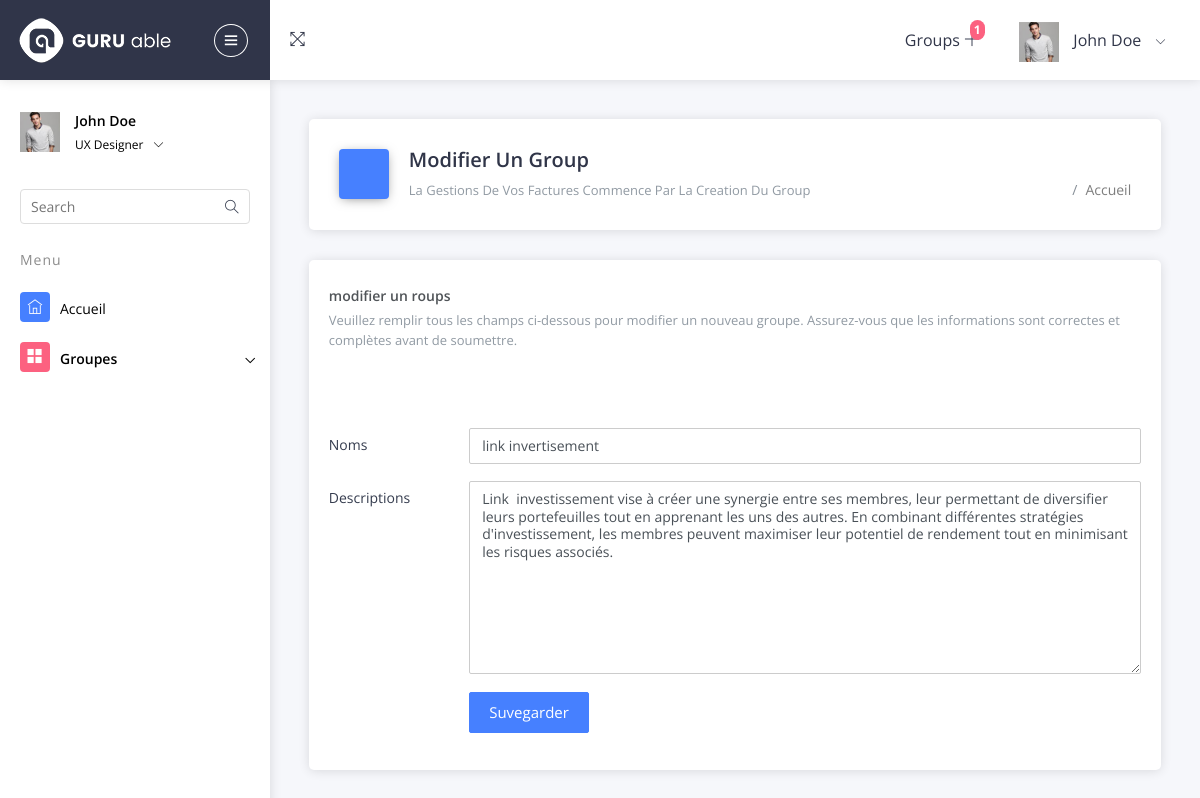
The app's page /modifier_group/1/ (signed in) with its own data.
### fact_gest/models.py (models this page shows, shortened)
class Group(models.Model):
    noms = models.CharField(max_length=255)
    description = models.TextField(null=True, blank=True)
    date_creee = models.DateTimeField(auto_now_add=True)
    proprietaire = models.ForeignKey(settings.AUTH_USER_MODEL, on_delete=models.CASCADE, related_name='groupes')
    class Meta:
        verbose_name = 'groupe'
        verbose_name_plural = 'groupes'

### fact_gest/views.py (the view)
# urls.py: path('modifier_group/<int:pk>/',views.modifier_group,name='modifier-group'),
def modifier_group(request, pk):
    group = get_object_or_404(Group, id=pk)
    if group.proprietaire != request.user:
        messages.error(request, "Vous n'avez pas les droits pour modifier ce groupe.")
        return redirect('voir-group')
    if request.method == 'POST':
        form = GroupForm(request.POST, instance=group)
        if form.is_valid():
            form.save()
            messages.warning(request,'mise a jour reussie')
            return redirect('voir-group')
    else:
        form = GroupForm(instance=group)
    context = {
        'group':group,
        'form':form
    }
    return render(request,'fact_gest/modifier_group.html',context)

### fact_gest/forms.py (shortened to what this page needs)
class GroupForm(forms.ModelForm):
    class Meta:
        model = Group
        fields = ['noms', 'description']
        widgets = {
            'noms': forms.TextInput(attrs={
                'class': 'form-control',
                'placeholder': 'Nom du groupe'
            }),
            'description': forms.Textarea(attrs={
                'class': 'form-control',
                'placeholder': 'Description du groupe (facultatif)'
            }),
        }

### templates/fact_gest/modifier_group.html (shortened to what this page needs)
{% extends 'navigateur/base.html' %}
{% load static %}
{% block fact %}
<div id="pcoded" class="pcoded">
    <div class="pcoded-container navbar-wrapper">
        {% include 'navigateur/nav1.html' %}
        <div class="pcoded-main-container">
            <div class="pcoded-wrapper">
                {% include 'navigateur/nav3.html' %}
                <div class="pcoded-content">
                    <div class="pcoded-inner-content">
                        <div class="main-body">
                            <div class="page-wrapper">
                                <div class="page-header card">
                                    <div class="row align-items-end">
                                        <div class="col-lg-8">
                                            <div class="page-header-title">
                                                <i class="icofont icofont-file-code bg-c-blue"></i>
                                                <div class="d-inline">
                                                    <h4>modifier un group</h4>
                                                    <span>La gestions de vos factures commence par la creation du group</span>
                                                </div>
                                            </div>
                                        </div>
                                        <div class="col-lg-4">
                                            <div class="page-header-breadcrumb">
                                                <ul class="breadcrumb-title">
                                                    <li class="breadcrumb-item">
                                                        <a href="index.html">
                                                            <i class="icofont icofont-home"></i>
                                                        </a>
                                                    </li>
                                                    <li class="breadcrumb-item"><a href="#!">Accueil</a>
                                                    </li>
                                                </ul>
                                            </div>
                                        </div>
                                    </div>
                                </div>
                               <div class="page-body">
                                    <div class="row">
                                        <div class="col-sm-12">
                                            <div class="card">
                                                <div class="card-header">
                                                   <h5>modifier un roups</h5>
                                                   <span>    Veuillez remplir tous les champs ci-dessous pour modifier un nouveau groupe. Assurez-vous que les informations sont correctes et complètes avant de soumettre.</span>
                                                </div>
                                                <div class="card-block">
                                                    <form method="post">
                                                        <div class="form-group row">
                                                            <label class="col-sm-2 col-form-label"> Noms</label>
                                                            <div class="col-sm-10">
                                                            {{form.noms}}
                                                            </div>
                                                        </div>
                                                        <div class="form-group row">
                                                            <label class="col-sm-2 col-form-label">Descriptions</label>
                                                            <div class="col-sm-10">
                                                            {{form.description}}
                                                            </div>
                                                        </div>
                                                        <div class="form-group row">
                                                            <div class="col-sm-10 offset-sm-2">
                                                                <button type="submit" class="btn btn-primary">Suvegarder</button>
                                                            </div>
                                                        </div>
                                                    </form>
                                                </div>
                                            </div>
                                        </div>
                                    </div>
                                </div>
                            </div>
                        </div>
                    </div>
                </div>
            </div>
        </div>
                    </div>
                </div>
{% endblock %}

### records on screen
Group: noms "link invertisement", description "Link investissement vise à créer une synergie entre ses membres, leur permettant de diversifier leurs portefeuilles tout en apprenant les uns des autres. En combinant différentes stratégies d'investissement, les membres peuvent maximiser leur potentiel de rendement tout en minimisant les risques associés."
